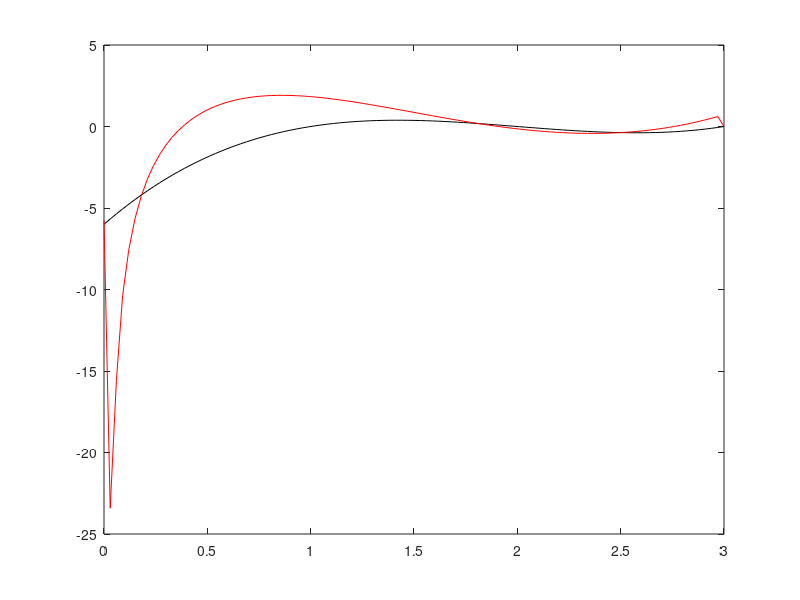

Reproduce this figure in MATLAB.
%==============================================%
%=  MATLAB Implementation of G1 Algorithm for =%
%=  Numerically differintegrating a function. =%
%==============================================%
clear;

N = 101;
a = 0;
b = 3;
x = linspace(a,b,N);
f = (x-1).*(x-2).*(x-3);
q = 0.5;
D = zeros(1,N);     % The differintegral.
D(1,1) = f(2) + 0.25*q*(f(1) - f(3)) + q^2/8*(f(1) - 2*f(2) + f(1));
F_previous = D(1,1);

for i = 2:N-1
    for j = 2:i
        F_current = F_previous*(i-j-q)/(i-j+1) + f(j) + ...
            0.25*q*(f(j-1) - f(j+1)) + ...
            0.125*q^2*(f(j-1) - 2*f(j) + f(j+1));
        F_previous = F_current;
    end
    D(1,i) = (i/x(i))^q*F_current;
end

plot(x,f,'k',x,D,'r')